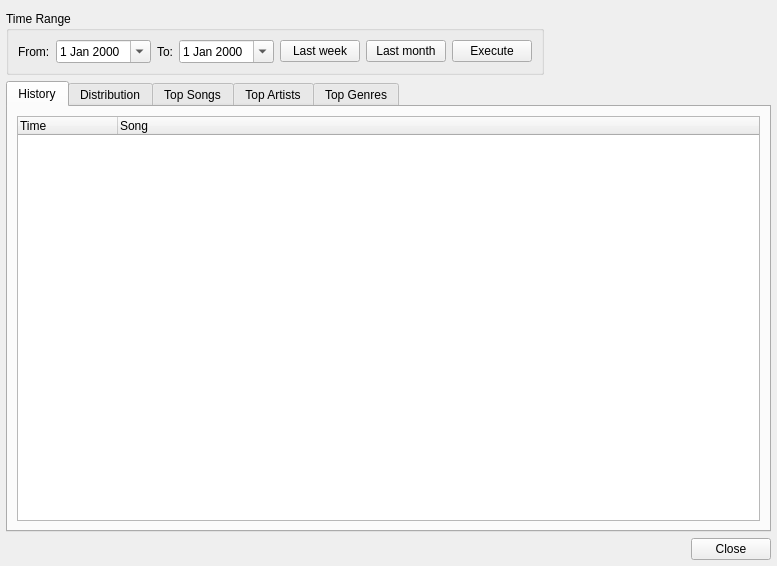
<?xml version="1.0" encoding="UTF-8"?>
<ui version="4.0">
 <class>HistoryWindow</class>
 <widget class="QWidget" name="HistoryWindow">
  <property name="geometry">
   <rect>
    <x>0</x>
    <y>0</y>
    <width>777</width>
    <height>566</height>
   </rect>
  </property>
  <property name="windowTitle">
   <string>History</string>
  </property>
  <layout class="QGridLayout" name="gridLayout">
   <property name="leftMargin">
    <number>6</number>
   </property>
   <property name="rightMargin">
    <number>6</number>
   </property>
   <property name="bottomMargin">
    <number>6</number>
   </property>
   <item row="0" column="0">
    <widget class="QGroupBox" name="groupBox">
     <property name="title">
      <string>Time Range</string>
     </property>
     <layout class="QHBoxLayout" name="horizontalLayout">
      <item>
       <widget class="QLabel" name="label">
        <property name="text">
         <string>From:</string>
        </property>
       </widget>
      </item>
      <item>
       <widget class="QDateEdit" name="fromDateEdit">
        <property name="calendarPopup">
         <bool>true</bool>
        </property>
       </widget>
      </item>
      <item>
       <widget class="QLabel" name="label_2">
        <property name="text">
         <string>To:</string>
        </property>
       </widget>
      </item>
      <item>
       <widget class="QDateEdit" name="toDateEdit">
        <property name="calendarPopup">
         <bool>true</bool>
        </property>
       </widget>
      </item>
      <item>
       <widget class="QPushButton" name="lastWeekButton">
        <property name="text">
         <string>Last week</string>
        </property>
       </widget>
      </item>
      <item>
       <widget class="QPushButton" name="lastMonthButton">
        <property name="text">
         <string>Last month</string>
        </property>
       </widget>
      </item>
      <item>
       <widget class="QPushButton" name="executeButton">
        <property name="text">
         <string>Execute</string>
        </property>
       </widget>
      </item>
     </layout>
    </widget>
   </item>
   <item row="0" column="1">
    <spacer name="horizontalSpacer">
     <property name="orientation">
      <enum>Qt::Horizontal</enum>
     </property>
     <property name="sizeHint" stdset="0">
      <size>
       <width>234</width>
       <height>20</height>
      </size>
     </property>
    </spacer>
   </item>
   <item row="1" column="0" colspan="2">
    <widget class="QTabWidget" name="tabWidget">
     <property name="currentIndex">
      <number>0</number>
     </property>
     <widget class="QWidget" name="tab">
      <attribute name="title">
       <string>History</string>
      </attribute>
      <layout class="QVBoxLayout" name="verticalLayout">
       <item>
        <widget class="QTreeWidget" name="historyTreeWidget">
         <property name="editTriggers">
          <set>QAbstractItemView::NoEditTriggers</set>
         </property>
         <property name="showDropIndicator" stdset="0">
          <bool>false</bool>
         </property>
         <property name="alternatingRowColors">
          <bool>true</bool>
         </property>
         <property name="uniformRowHeights">
          <bool>true</bool>
         </property>
         <column>
          <property name="text">
           <string>Time</string>
          </property>
         </column>
         <column>
          <property name="text">
           <string>Song</string>
          </property>
         </column>
        </widget>
       </item>
      </layout>
     </widget>
     <widget class="QWidget" name="tab_2">
      <attribute name="title">
       <string>Distribution</string>
      </attribute>
      <layout class="QVBoxLayout" name="verticalLayout_2">
       <item>
        <widget class="QTreeWidget" name="distributionTreeWidget">
         <property name="editTriggers">
          <set>QAbstractItemView::NoEditTriggers</set>
         </property>
         <property name="alternatingRowColors">
          <bool>true</bool>
         </property>
         <column>
          <property name="text">
           <string>Day</string>
          </property>
         </column>
         <column>
          <property name="text">
           <string>Play counts</string>
          </property>
         </column>
        </widget>
       </item>
      </layout>
     </widget>
     <widget class="QWidget" name="tab_3">
      <attribute name="title">
       <string>Top Songs</string>
      </attribute>
      <layout class="QVBoxLayout" name="verticalLayout_3">
       <item>
        <widget class="QTreeWidget" name="topSongsTreeWidget">
         <property name="editTriggers">
          <set>QAbstractItemView::NoEditTriggers</set>
         </property>
         <property name="alternatingRowColors">
          <bool>true</bool>
         </property>
         <column>
          <property name="text">
           <string>Song</string>
          </property>
         </column>
         <column>
          <property name="text">
           <string>Play counts</string>
          </property>
         </column>
        </widget>
       </item>
      </layout>
     </widget>
     <widget class="QWidget" name="tab_4">
      <attribute name="title">
       <string>Top Artists</string>
      </attribute>
      <layout class="QVBoxLayout" name="verticalLayout_4">
       <item>
        <widget class="QTreeWidget" name="topArtistsTreeWidget">
         <property name="editTriggers">
          <set>QAbstractItemView::NoEditTriggers</set>
         </property>
         <property name="alternatingRowColors">
          <bool>true</bool>
         </property>
         <column>
          <property name="text">
           <string>Artist</string>
          </property>
         </column>
         <column>
          <property name="text">
           <string>Play counts</string>
          </property>
         </column>
        </widget>
       </item>
      </layout>
     </widget>
     <widget class="QWidget" name="tab_5">
      <attribute name="title">
       <string>Top Genres</string>
      </attribute>
      <layout class="QVBoxLayout" name="verticalLayout_5">
       <item>
        <widget class="QTreeWidget" name="topGenresTreeWidget">
         <property name="editTriggers">
          <set>QAbstractItemView::NoEditTriggers</set>
         </property>
         <property name="alternatingRowColors">
          <bool>true</bool>
         </property>
         <column>
          <property name="text">
           <string>Genre</string>
          </property>
         </column>
         <column>
          <property name="text">
           <string>Play counts</string>
          </property>
         </column>
        </widget>
       </item>
      </layout>
     </widget>
    </widget>
   </item>
   <item row="2" column="0" colspan="2">
    <widget class="QDialogButtonBox" name="buttonBox">
     <property name="standardButtons">
      <set>QDialogButtonBox::Close</set>
     </property>
    </widget>
   </item>
  </layout>
 </widget>
 <resources/>
 <connections>
  <connection>
   <sender>buttonBox</sender>
   <signal>rejected()</signal>
   <receiver>HistoryWindow</receiver>
   <slot>close()</slot>
   <hints>
    <hint type="sourcelabel">
     <x>691</x>
     <y>496</y>
    </hint>
    <hint type="destinationlabel">
     <x>750</x>
     <y>516</y>
    </hint>
   </hints>
  </connection>
 </connections>
</ui>
